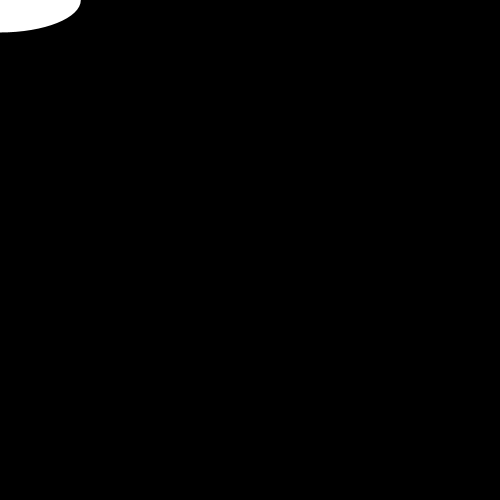
Frame 1 (no input)
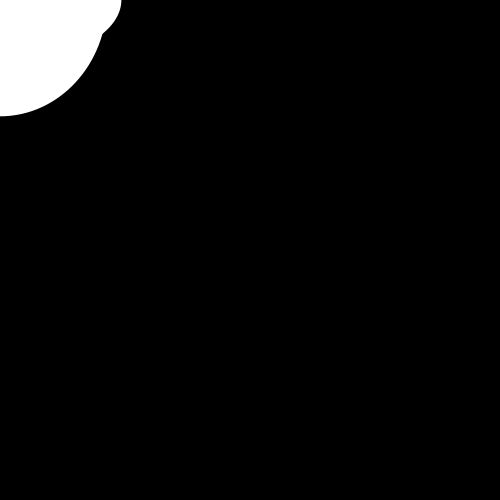
Frame 60 (the mouse pressed at the canvas centre just before this capture)
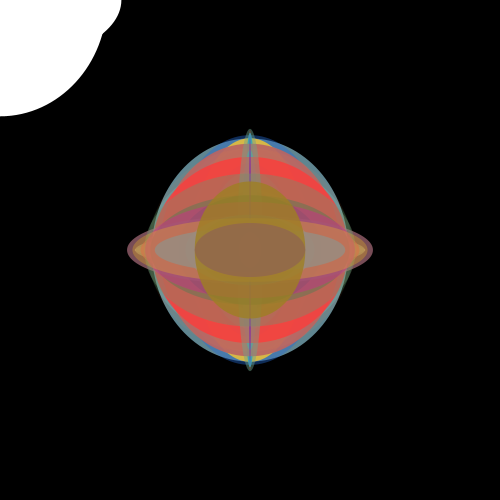
Frame 120 (the mouse held since frame 60 and released just before this capture)

The Processing sketch that drew these frames (run headless with seeded random() and noise(); from frame 60 on, the mouse is pressed at the canvas centre):

// Processing sketch: processing_37313
// ── processing_37313.pde

//Creative Creation 
//Use mouse to move and click to change color of the shape, and press "a" to change background and clear ellipses press "s" to change to black background.
boolean aPressed, sPressed;

void setup ()
{
  aPressed = sPressed = false; 
  size (500,500);
  background (0);
  smooth ();
  noStroke ();
}

void keyPressed()
{
  if (key == 'a') aPressed = true;
  if (key == 's') sPressed = true;
}


void keyReleased() 
{
 if (key == 'a') 
  {
    aPressed = false;
  }
 if (key == 's')   
  {
    sPressed = false;
  }  
}  
void draw ()
{
  ellipse (mouseX, mouseY, random (250), random (250));
  if (mousePressed == true)
  {
    fill(random(255), random(255), random(255), random(255)); 
  }
  if (aPressed)
  {
  background(random(255), random(255), random(255), random(255));
  }
   if (sPressed)
  {
  background(0);
  }
}
